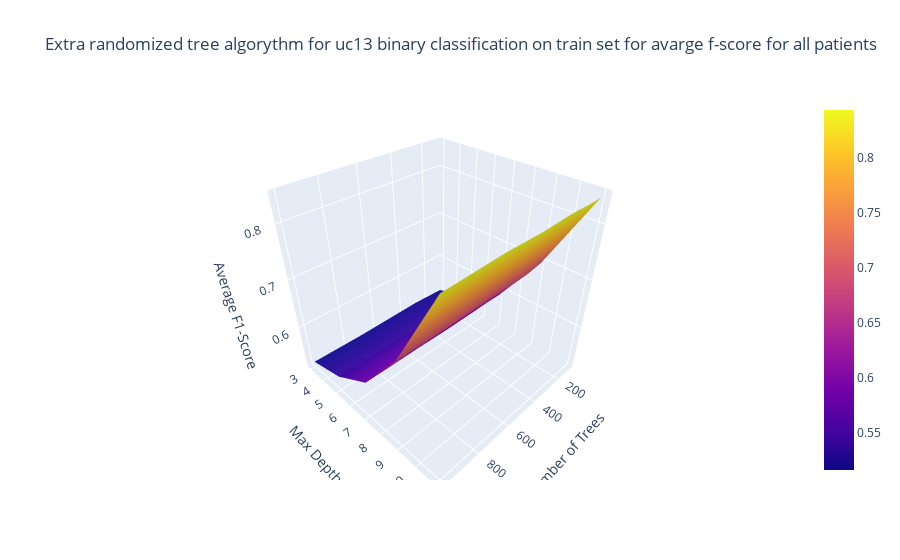

This figure's notebook cell:
### Code cell
plot_uc13_3d_n_trees_max_depth_avg_f1_score(df_uc13_ert_train_binary, 'Extra randomized tree algorythm for uc13 binary classification on train set for avarge f-score for all patients')

### Figure 1 — Plotly figure (JSON) as saved in the notebook; plotly's stock layout.template omitted (floating-point values rounded to 4 significant figures)
{"data": [{"type": "surface", "x": [[100, 200, 300, 500, 700, 1000], [100, 200, 300, 500, 700, 1000], [100, 200, 300, 500, 700, 1000], [100, 200, 300, 500, 700, 1000], [100, 200, 300, 500, 700, 1000]], "y": [[3, 3, 3, 3, 3, 3], [5, 5, 5, 5, 5, 5], [7, 7, 7, 7, 7, 7], [9, 9, 9, 9, 9, 9], [11, 11, 11, 11, 11, 11]], "z": [[0.5167, 0.5181, 0.52, 0.5186, 0.5171, 0.5181], [0.5419, 0.5429, 0.5395, 0.54, 0.5405, 0.539], [0.5862, 0.5867, 0.5857, 0.5848, 0.5857, 0.5852], [0.6952, 0.69, 0.6914, 0.691, 0.6886, 0.689], [0.8419, 0.8414, 0.8429, 0.8405, 0.8419, 0.8386]]}], "layout": {"scene": {"camera": {"center": {"x": 0, "y": 0, "z": 0}, "eye": {"x": 1.25, "y": 1.25, "z": 1.25}, "up": {"x": 0, "y": 0, "z": 1}}, "xaxis": {"title": {"text": "Number of Trees"}}, "yaxis": {"title": {"text": "Max Depth"}}, "zaxis": {"title": {"text": "Average F1-Score"}}}, "title": {"text": "Extra randomized tree algorythm for uc13 binary classification on train set for avarge f-score for all patients"}}}
